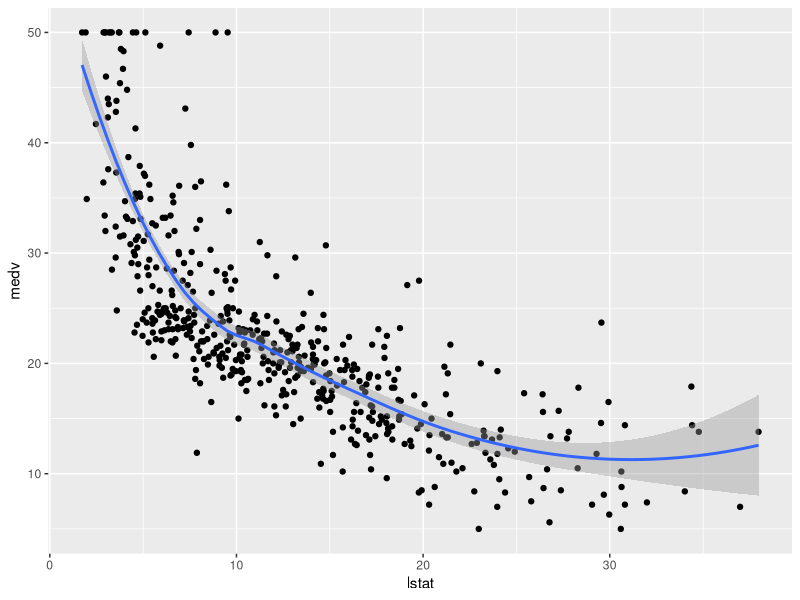
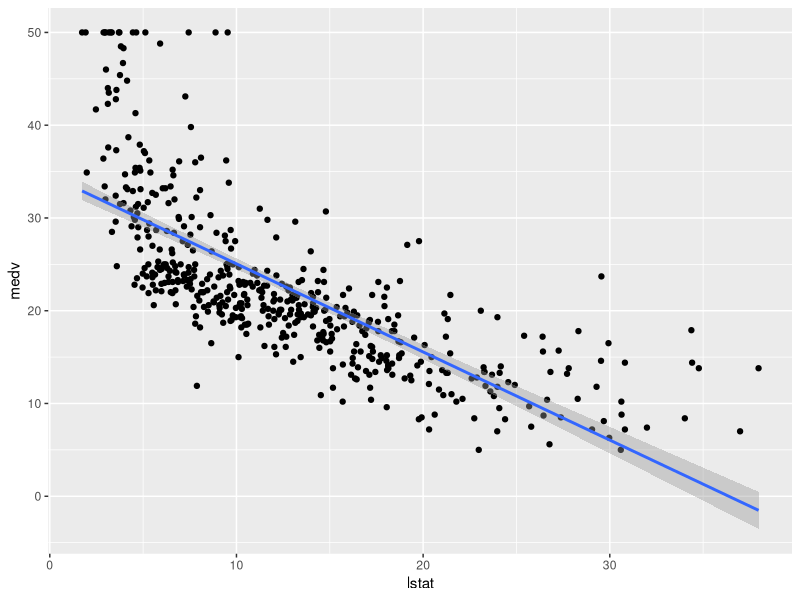
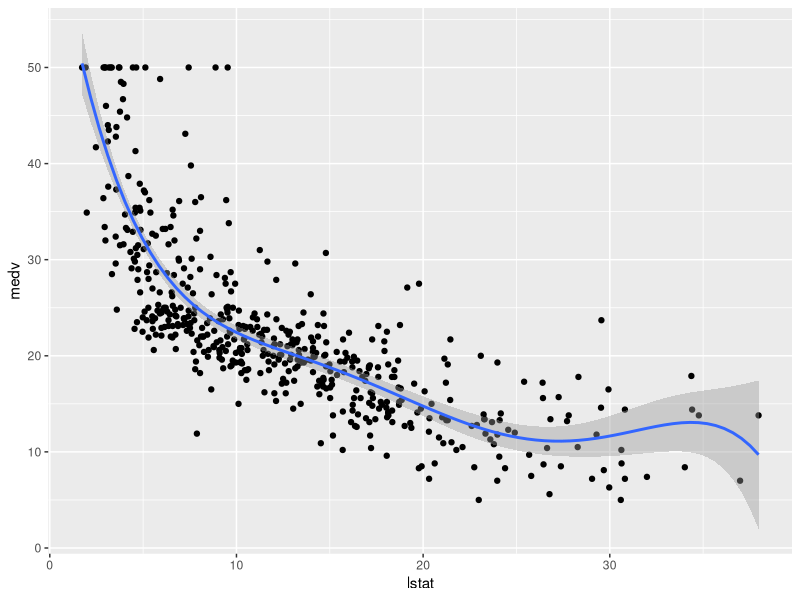
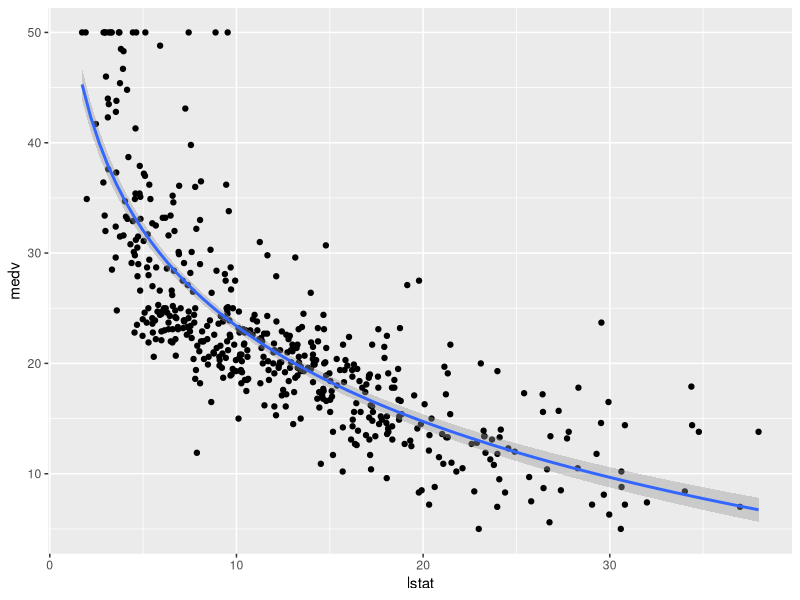
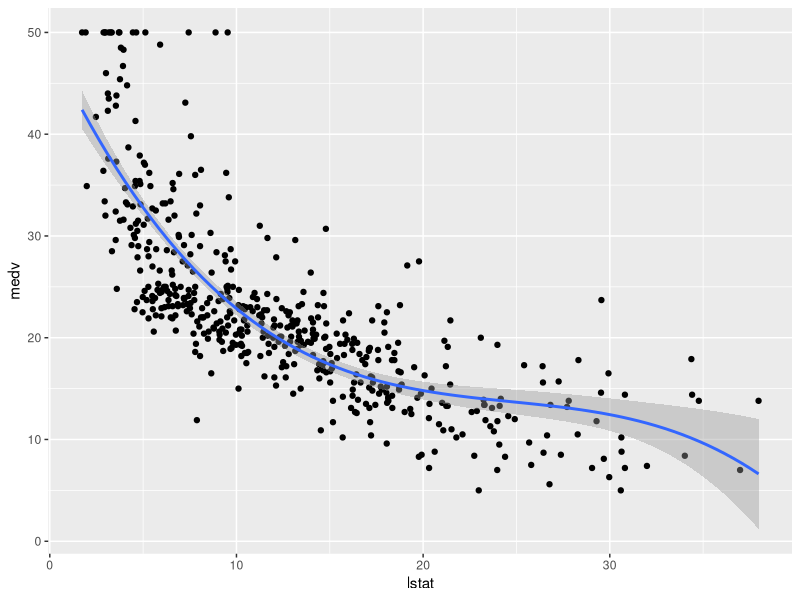
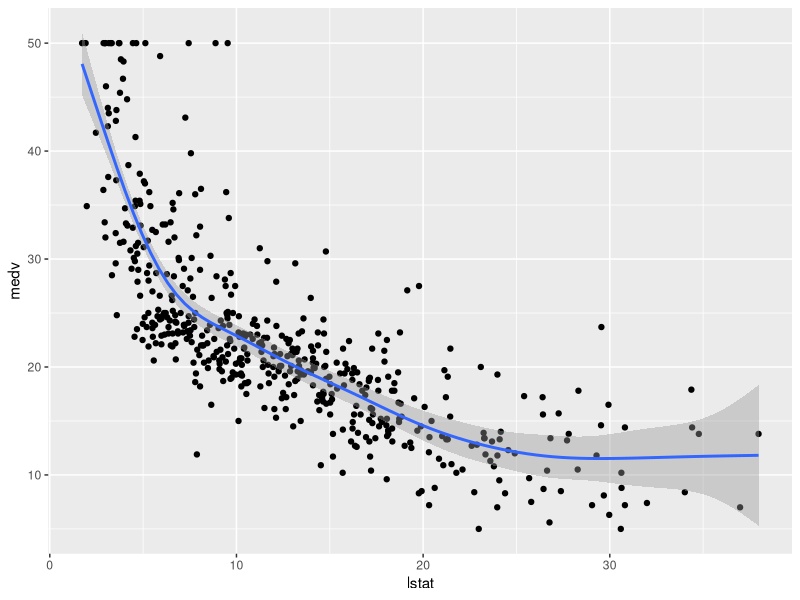

R code for these plots, in order:
## ---- chunk 1
knitr::opts_chunk$set(echo = TRUE)
## ---- chunk 2
library(tidyverse)
library(modelr)
library(broom)
library(dplyr)
library(ggplot2)
## ---- chunk 3
data("Boston", package = "MASS")
## ---- chunk 4
ggplot(Boston, aes(lstat, medv) ) +
  geom_point() +
  stat_smooth()
## ---- chunk 5
model <- lm(medv ~ lstat, data = Boston)
## ---- chunk 6
linearmodel <- data.frame(
  name = 'Linear Regression model',
  R2 = rsquare(model, data=Boston),
  RMSE = rmse(model, data=Boston),
  MAE = mae(model, data=Boston)
)
linearmodel
## ---- chunk 7
glance(model) %>%
  dplyr::select(r.squared, adj.r.squared, sigma, AIC, BIC, p.value)
## ---- chunk 8

ggplot(Boston, aes(lstat, medv) ) +
  geom_point() +
  stat_smooth(method = lm, formula = y ~ x)
## ---- chunk 9
lm(medv ~ lstat + I(lstat^2), data = Boston)
## ---- chunk 10
lm(medv ~ poly(lstat, 2, raw = TRUE), data = Boston)
## ---- chunk 11
lm(medv ~ poly(lstat, 6, raw = TRUE), data = Boston) %>%
  summary()
## ---- chunk 12
model <- lm(medv ~ poly(lstat, 5, raw = TRUE), data = Boston)
## ---- chunk 13
polymodel <- data.frame(
  name = 'Polynomial Regression model',
  R2 = rsquare(model, data=Boston),
  RMSE = rmse(model, data=Boston),
  MAE = mae(model, data=Boston)
)
polymodel
## ---- chunk 14
glance(model) %>%
  dplyr::select(r.squared, adj.r.squared, sigma, AIC, BIC, p.value)
## ---- chunk 15
ggplot(Boston, aes(lstat, medv) ) +
  geom_point() +
  stat_smooth(method = lm, formula = y ~ poly(x, 5, raw = TRUE))
## ---- chunk 16
model <- lm(medv ~ log(lstat), data = Boston)
## ---- chunk 17
logmodel <- data.frame(
  name = 'Log Transform Regression model',
  R2 = rsquare(model, data=Boston),
  RMSE = rmse(model, data=Boston),
  MAE = mae(model, data=Boston)
)
logmodel
## ---- chunk 18
glance(model) %>%
  dplyr::select(r.squared, adj.r.squared, sigma, AIC, BIC, p.value)
## ---- chunk 19
ggplot(Boston, aes(lstat, medv) ) +
  geom_point() +
  stat_smooth(method = lm, formula = y ~ log(x))
## ---- chunk 20
knots <- quantile(Boston$lstat, p = c(0.25, 0.5, 0.75))
## ---- chunk 21
library(splines)
## ---- chunk 22
knots <- quantile(Boston$lstat, p = c(0.25, 0.5, 0.75))
model <- lm (medv ~ bs(lstat, knots = knots), data = Boston)
## ---- chunk 23
splinemodel <- data.frame(
  name = 'Splines model',
  R2 = rsquare(model, data=Boston),
  RMSE = rmse(model, data=Boston),
  MAE = mae(model, data=Boston)
)
splinemodel
## ---- chunk 24
glance(model) %>%
  dplyr::select(r.squared, adj.r.squared, sigma, AIC, BIC, p.value)
## ---- chunk 25
ggplot(Boston, aes(lstat, medv) ) +
  geom_point() +
  stat_smooth(method = lm, formula = y ~ splines::bs(x, df = 3))
## ---- chunk 26
library(mgcv)
## ---- chunk 27
model <- gam(medv ~ s(lstat), data = Boston)
## ---- chunk 28
GAMmodel <- data.frame(
  name = 'Generalized additive model',
  R2 = rsquare(model, data=Boston),
  RMSE = rmse(model, data=Boston),
  MAE = mae(model, data=Boston)
)
GAMmodel
## ---- chunk 29
glance(model) 
## ---- chunk 30
ggplot(Boston, aes(lstat, medv) ) +
  geom_point() +
  stat_smooth(method = gam, formula = y ~ s(x))
## ---- chunk 31
totalmodel <- do.call('rbind', list(linearmodel, polymodel, splinemodel, GAMmodel))
totalmodel
